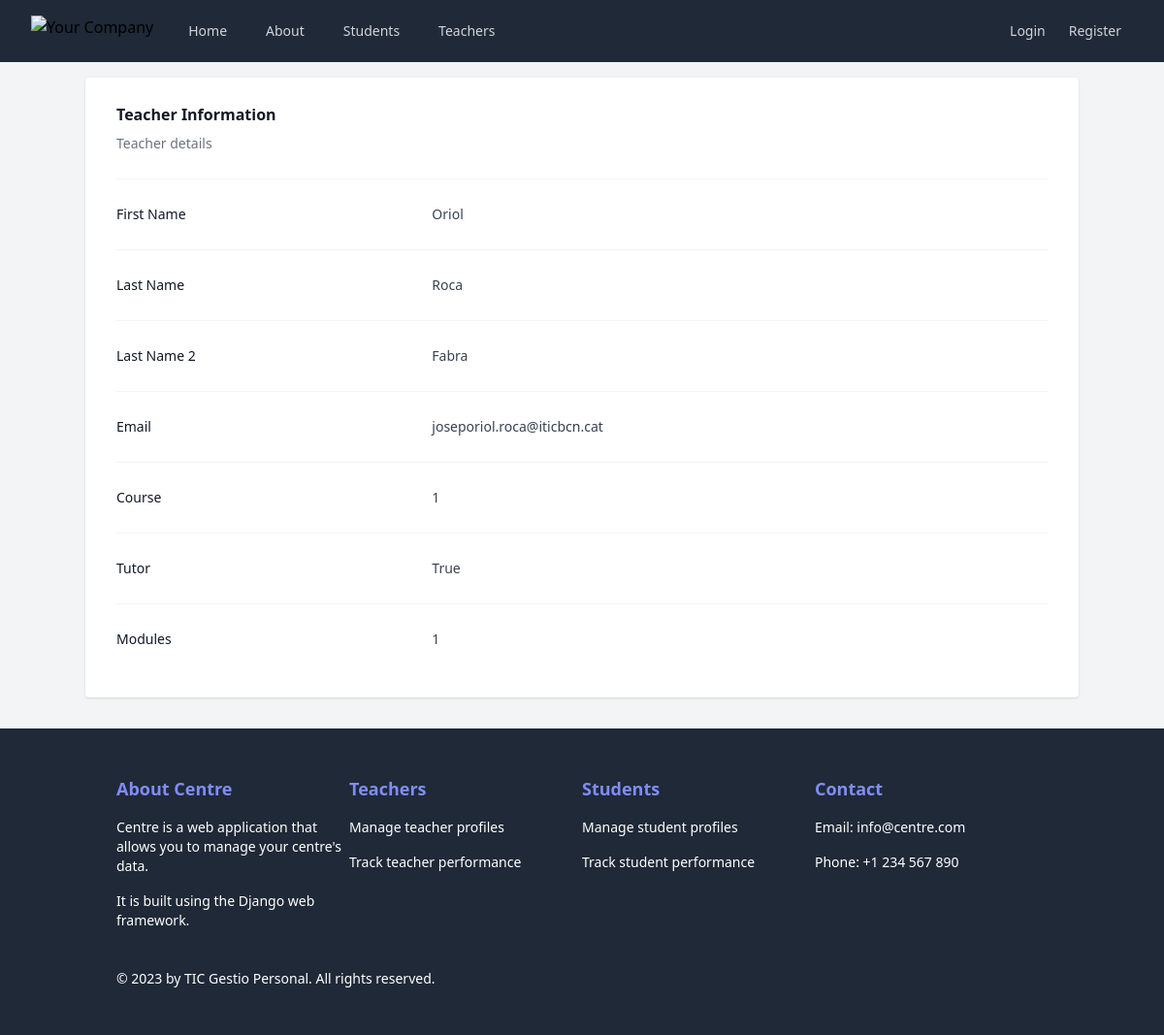
Before: /teachers/1 with the older database file.
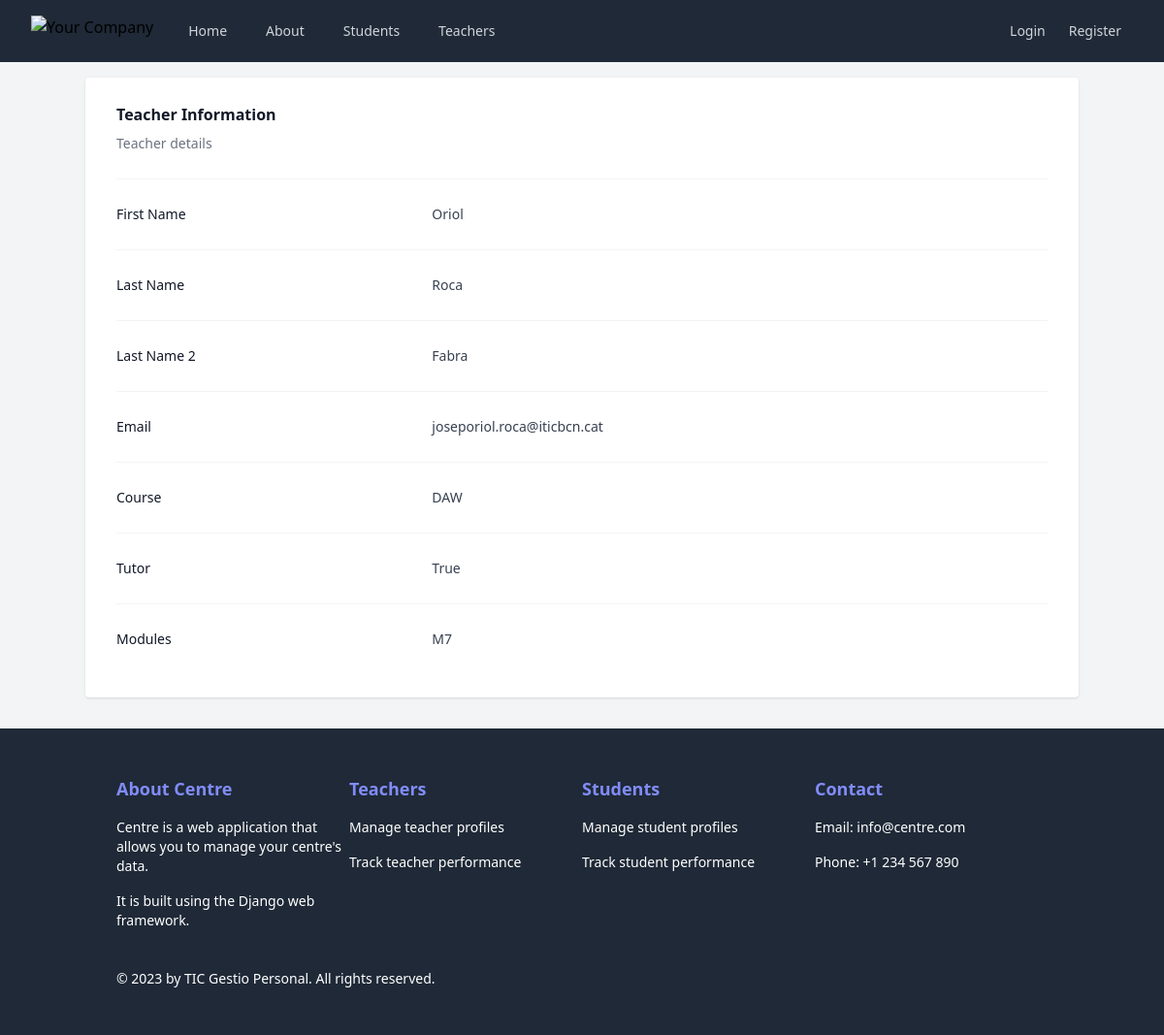
After: the same page with the newer database file.
### Centre/models.py (models this page shows, shortened)
class Teacher(models.Model):
    name = models.CharField(max_length=100)
    lastname1 = models.CharField(max_length=100)
    lastname2 = models.CharField(max_length=100)
    email = models.EmailField()
    course = models.CharField(max_length=100)
    tutor = models.BooleanField(default=False)
    modules = models.TextField()

### Centre/views.py (the view)
# urls.py: path("teachers/<int:teacher_id>", views.teacher_detail, name="teacher_detail"),
def teacher_detail(request, teacher_id):
    try:
        teacher = Teacher.objects.get(id=teacher_id)
    except Teacher.DoesNotExist:
        return render(request, "Centre/errors/teacher_not_found.html")
    return render(request, "Centre/teacher_detail.html", {"teacher": teacher})

### Centre/templates/Centre/teacher_detail.html (shortened to what this page needs)
{% extends "base.html" %}
{% block content %}
    <div>
        <div class="px-4 sm:px-0">
            <h3 class="text-base font-semibold leading-7 text-gray-900">Teacher Information </h3>
            <p class="mt-1 max-w-2xl text-sm leading-6 text-gray-500">Teacher details</p>
        </div>
        <div class="mt-6 border-t border-gray-100">
            <dl class="divide-y divide-gray-100">
                <div class="px-4 py-6 sm:grid sm:grid-cols-3 sm:gap-4 sm:px-0">
                    <dt class="text-sm font-medium leading-6 text-gray-900">First Name</dt>
                    <dd class="mt-1 text-sm leading-6 text-gray-700 sm:col-span-2 sm:mt-0">{{ teacher.name }}</dd>
                </div>
                <div class="px-4 py-6 sm:grid sm:grid-cols-3 sm:gap-4 sm:px-0">
                    <dt class="text-sm font-medium leading-6 text-gray-900">Last Name</dt>
                    <dd class="mt-1 text-sm leading-6 text-gray-700 sm:col-span-2 sm:mt-0">{{ teacher.lastname1 }}</dd>
                </div>
                <div class="px-4 py-6 sm:grid sm:grid-cols-3 sm:gap-4 sm:px-0">
                    <dt class="text-sm font-medium leading-6 text-gray-900">Last Name 2</dt>
                    <dd class="mt-1 text-sm leading-6 text-gray-700 sm:col-span-2 sm:mt-0">{{ teacher.lastname2 }}</dd>
                </div>
                <div class="px-4 py-6 sm:grid sm:grid-cols-3 sm:gap-4 sm:px-0">
                    <dt class="text-sm font-medium leading-6 text-gray-900">Email</dt>
                    <dd class="mt-1 text-sm leading-6 text-gray-700 sm:col-span-2 sm:mt-0">{{ teacher.email }}</dd>
                </div>
                <div class="px-4 py-6 sm:grid sm:grid-cols-3 sm:gap-4 sm:px-0">
                    <dt class="text-sm font-medium leading-6 text-gray-900">Course</dt>
                    <dd class="mt-1 text-sm leading-6 text-gray-700 sm:col-span-2 sm:mt-0">{{ teacher.course }}</dd>
                </div>
                <div class="px-4 py-6 sm:grid sm:grid-cols-3 sm:gap-4 sm:px-0">
                    <dt class="text-sm font-medium leading-6 text-gray-900">Tutor</dt>
                    <dd class="mt-1 text-sm leading-6 text-gray-700 sm:col-span-2 sm:mt-0">{{ teacher.tutor }}</dd>
                </div>
                <div class="px-4 py-6 sm:grid sm:grid-cols-3 sm:gap-4 sm:px-0">
                    <dt class="text-sm font-medium leading-6 text-gray-900">Modules</dt>
                    <dd class="mt-1 text-sm leading-6 text-gray-700 sm:col-span-2 sm:mt-0">{{ teacher.modules }}</dd>
                </div>
            </dl>
        </div>
    </div>
{% endblock %}

Changed rows visible on the page:
changed Teacher "Oriol": course "1" → "DAW"; modules "1" → "M7"
